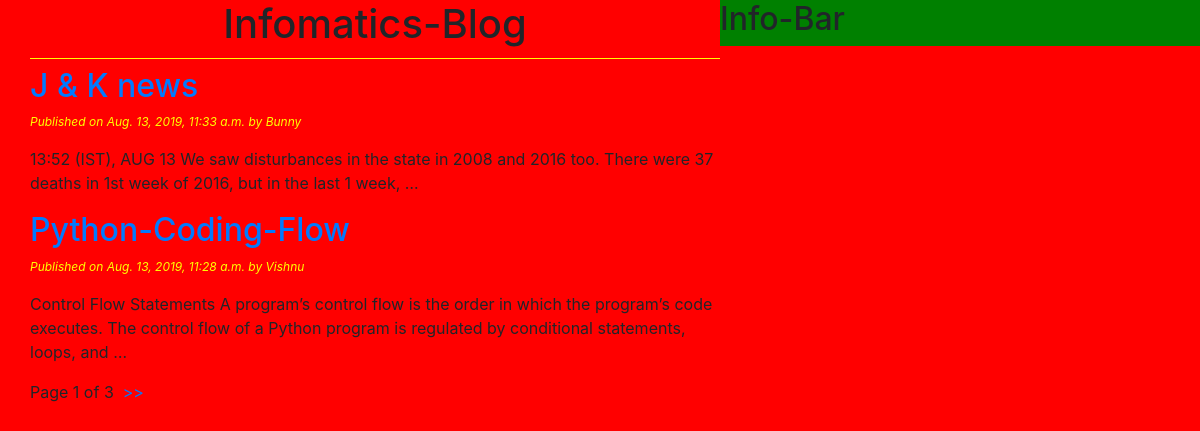
/home/, run on the app's committed database.
### blog/models.py (models this page shows, shortened)
class Post(models.Model):
    STATUS_CHOICES=(('draft','DRAFT'),('published','Published'))
    title=models.CharField(max_length=256)
    slug=models.SlugField(max_length=264,unique_for_date='publish')
    author=models.ForeignKey(User,on_delete=models.CASCADE,related_name='blog_posts')
    body=models.TextField()
    publish=models.DateTimeField(default=timezone.now)
    created=models.DateTimeField(auto_now_add=True)
    updated=models.DateTimeField(auto_now_add=True)
    status=models.CharField(max_length=10 , choices=STATUS_CHOICES,default='draft')
    objects=CustomManager()
    class Meta:
        ordering=('-publish',)
    def get_absolute_url(self):
        return reverse('post_details',args=[self.publish.year,self.publish.strftime('%m'),self.publish.strftime('%d'),self.slug])

### blog/views.py (the view)
# urls.py: url(r'home/',views.post_list_view),
def post_list_view(request):
    post_list=Post.objects.all()
    paginator=Paginator(post_list,2)
    page_number=request.GET.get('page')
    try:
         post_list=paginator.page(page_number)
    except PageNotAnInteger:
         post_list=paginator.page(1)
    except EmptyPage:
         post_list=paginator.page(Paginator.num_pages)
    return render(request,'blog/post_list.html',{'post_list':post_list})

### blog/models.py (called while the page is built)
    def get_queryset(self):
      return super().get_queryset().filter(status='published')

### templates/blog/post_list.html (shortened to what this page needs)
{%extends 'blog/base.html'%}
{%block content%}
    <h1> Infomatics-Blog </h1>
    {% for post in post_list %}
    <a href="{{post.get_absolute_url}}"><h2>{{post.title}}</h2></a>
    <p id="date"> Published on {{post.publish}} by {{post.author|title}}</p>
    {{post.body|truncatewords:30 | linebreaks}}
    {%endfor%}
    {%include 'blog/pagination.html' with page=post_list %}
{%endblock%}

### templates/blog/base.html (shortened to what this page needs)
<!DOCTYPE html>
{%load staticfiles%}
<html lang="en" dir="ltr">
  <head>
    <link rel="stylesheet" href="https://stackpath.bootstrapcdn.com/bootstrap/4.2.1/css/bootstrap.min.css">
    <link rel="stylesheet" href="{%static "css/blog.css"%}">
  </head>
  <body>
    <div class="content">
      {%block content%}{%endblock%}
    </div>
    <div class="sidebar">
      <h2> Info-Bar </h2>
    </div>
  </body>
</html>

### templates/blog/pagination.html (shortened to what this page needs)
<div class="paginator">
<span>Page {{page.number}} of {{page.paginator.num_pages}}</span>&nbsp
 {% if page.has_next %}
   <a href="?page={{page.next_page_number}}"> >> </a>
 {%endif%}
 </div>

### static/css/blog.css (style rules this page uses)
.content { width:60%; float:left; padding: 0 0 0 30px; background:red; }
.sidebar { width:40%; float:right; padding:0 0 0 0px; background:green; }
h1 { text-align:center; border-bottom:1px solid yellow; padding-bottom:10px; }
body { background-color:red; }
#date { color:yellow; font-size:12px; font-style:italic; }

### data on the page
Post: title "J & K news", publish "Aug. 13, 2019, 11:33 a.m.", author "Bunny", body "13:52 (IST), AUG 13 We saw disturbances in the state in 2008 and 2016 too. There were 37 deaths in 1st week of 2016, but in the last 1 week, …"
Post: title "Python-Coding-Flow", publish "Aug. 13, 2019, 11:28 a.m.", author "Vishnu", body "Control Flow Statements A program’s control flow is the order in which the program’s code executes. The control flow of a Python program is regulated by conditional statements, loops, and …"

### other printed values
{{ page.number }} "1"
{{ page.paginator.num_pages }} "3"
